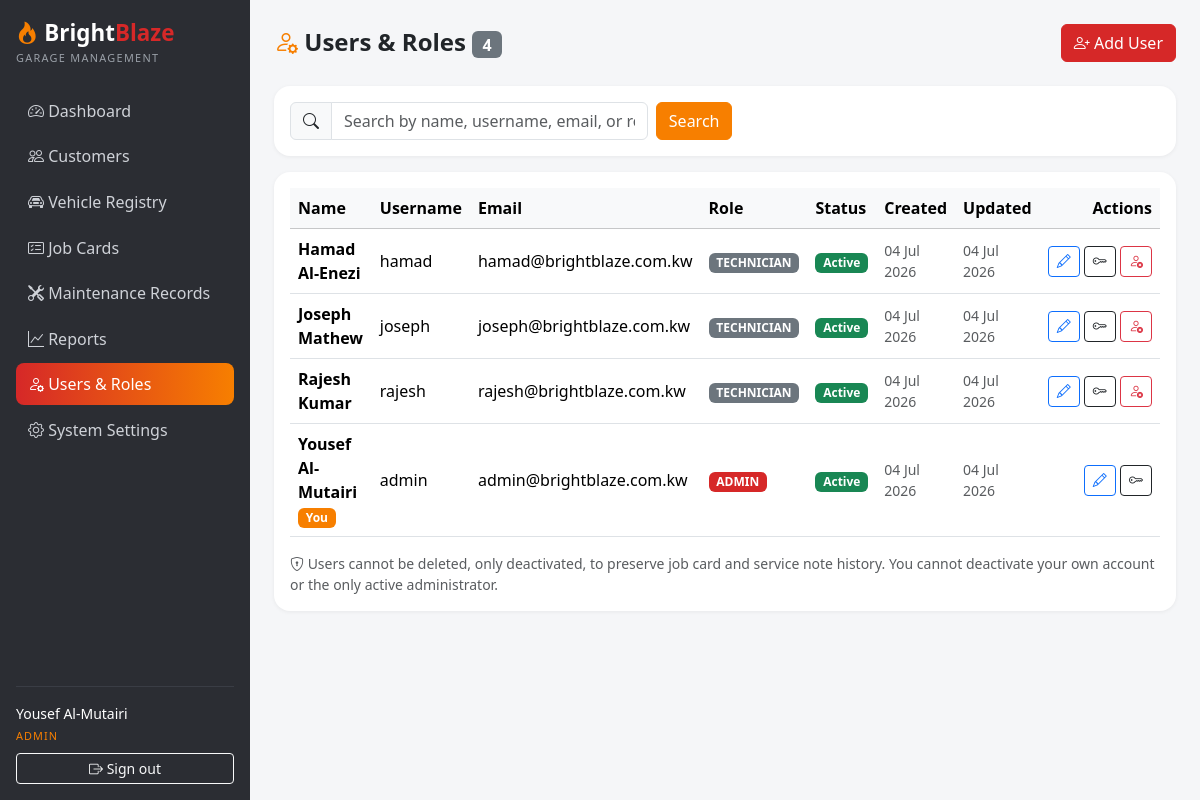
Screenshot of /users/index.php (signed in) with the database file from the repository.
### tables this page shows
CREATE TABLE `users` (
  `id` INT UNSIGNED NOT NULL AUTO_INCREMENT,
  `username` VARCHAR(80) NOT NULL,
  `full_name` VARCHAR(120) NOT NULL,
  `email` VARCHAR(120) DEFAULT NULL,
  `phone` VARCHAR(20) DEFAULT NULL,
  `password_hash` VARCHAR(255) NOT NULL,
  `role_id` INT UNSIGNED NOT NULL,
  `is_active` TINYINT(1) NOT NULL DEFAULT 1,
  `created_at` TIMESTAMP NOT NULL DEFAULT CURRENT_TIMESTAMP,
  `updated_at` TIMESTAMP NOT NULL DEFAULT CURRENT_TIMESTAMP ON UPDATE CURRENT_TIMESTAMP,
  PRIMARY KEY (`id`),
  UNIQUE KEY `uq_users_username` (`username`),
  KEY `idx_users_role` (`role_id`),
  CONSTRAINT `fk_users_role` FOREIGN KEY (`role_id`) REFERENCES `roles` (`id`)
);

CREATE TABLE `roles` (
  `id` INT UNSIGNED NOT NULL AUTO_INCREMENT,
  `name` VARCHAR(50) NOT NULL,
  `created_at` TIMESTAMP NOT NULL DEFAULT CURRENT_TIMESTAMP,
  PRIMARY KEY (`id`),
  UNIQUE KEY `uq_roles_name` (`name`)
);

### config/database.php (called while the page is built, shortened)
<?php
function db(): PDO
{
    static $pdo = null;
    if ($pdo === null) {
        $dsn = 'mysql:host=' . DB_HOST . ';dbname=' . DB_NAME . ';charset=utf8mb4';
        try {
            $pdo = new PDO($dsn, DB_USER, DB_PASS, [
                PDO::ATTR_ERRMODE            => PDO::ERRMODE_EXCEPTION,
                PDO::ATTR_DEFAULT_FETCH_MODE => PDO::FETCH_ASSOC,
                PDO::ATTR_EMULATE_PREPARES   => false,
            ]);
        } catch (PDOException $e) {
            http_response_code(500);
            die('Database connection failed. Check config/database.php and make sure MySQL is running and the brightblaze_garage database is imported.');
        }
    }
    return $pdo;
}

### config/config.php (called while the page is built, shortened)
<?php
require_once __DIR__ . '/database.php';
function base_url(string $path = ''): string
{
    return BASE_URL . ltrim($path, '/');
}

### includes/functions.php (called while the page is built, shortened)
<?php
function e(?string $value): string
{
    return htmlspecialchars((string) $value, ENT_QUOTES, 'UTF-8');
}
function format_date(?string $value, string $format = 'd M Y'): string
{
    return date($format, strtotime($value));
}

### includes/session.php (called while the page is built, shortened)
<?php
require_once __DIR__ . '/functions.php';
function current_user_id(): int
{
    return (int) ($_SESSION['user_id'] ?? 0);
}

### users/index.php (the view, shortened to what this page needs)
<?php
require_once __DIR__ . '/../config/config.php';
require_once __DIR__ . '/../includes/session.php';
require_once __DIR__ . '/../includes/user_helpers.php';
$q = trim($_GET['q'] ?? '');
$sql = 'SELECT u.*, r.name AS role_name FROM users u JOIN roles r ON r.id = u.role_id';
$params = [];
$sql .= ' ORDER BY u.full_name';
$stmt = db()->prepare($sql);
$stmt->execute($params);
$users = $stmt->fetchAll();
$adminCount = active_admin_count();
include __DIR__ . '/../includes/header.php';
?>
<div class="d-flex justify-content-between align-items-center flex-wrap gap-2 mb-4">
  <h4 class="fw-bold mb-0"><i class="bi bi-person-gear bb-text-orange"></i> Users &amp; Roles <span class="badge text-bg-secondary fs-6"><?= count($users) ?></span></h4>
  <a class="btn btn-bb" href="<?= base_url('users/form.php') ?>"><i class="bi bi-person-plus"></i> Add User</a>
</div>
<div class="card mb-3">
  <div class="card-body py-3">
    <form class="row g-2" method="get" action="<?= base_url('users/index.php') ?>">
      <div class="col-md-6 col-lg-5">
        <div class="input-group">
          <span class="input-group-text"><i class="bi bi-search"></i></span>
          <input class="form-control" type="text" name="q" value="<?= e($q) ?>" placeholder="Search by name, username, email, or role">
        </div>
      </div>
      <div class="col-auto">
        <button class="btn btn-bb-orange" type="submit">Search</button>
      </div>
    </form>
  </div>
</div>
<div class="card">
  <div class="card-body">
    <div class="table-responsive">
      <table class="table table-hover align-middle mb-0">
        <thead class="table-light">
          <tr>
            <th>Name</th><th>Username</th><th>Email</th><th>Role</th><th>Status</th>
            <th>Created</th><th>Updated</th><th class="text-end">Actions</th>
          </tr>
        </thead>
        <tbody>
          <?php foreach ($users as $u): ?>
            <?php
            $isSelf = (int) $u['id'] === current_user_id();
            $isLastActiveAdmin = $u['role_name'] === 'admin' && (int) $u['is_active'] === 1 && $adminCount <= 1;
            ?>
            <tr>
              <td class="fw-semibold">
                <?= e($u['full_name']) ?>
                <?php if ($isSelf): ?><span class="badge bg-bb-orange">You</span><?php endif; ?>
              </td>
              <td><?= e($u['username']) ?></td>
              <td><?= e($u['email'] ?? '') ?: '<span class="text-muted">—</span>' ?></td>
              <td><?= role_badge($u['role_name']) ?></td>
              <td><?= active_badge((int) $u['is_active']) ?></td>
              <td class="text-muted small"><?= format_date($u['created_at']) ?></td>
              <td class="text-muted small"><?= format_date($u['updated_at'] ?? null) ?></td>
              <td class="text-end text-nowrap">
                <a class="btn btn-sm btn-outline-primary" href="<?= base_url('users/form.php?id=' . (int) $u['id']) ?>" title="Edit"><i class="bi bi-pencil"></i></a>
                <a class="btn btn-sm btn-outline-dark" href="<?= base_url('users/password.php?id=' . (int) $u['id']) ?>" title="Reset password"><i class="bi bi-key"></i></a>
                <?php if (!$isSelf && !((int) $u['is_active'] === 1 && $isLastActiveAdmin)): ?>
                  <form class="d-inline" method="post" action="<?= base_url('users/status.php') ?>">
                    <?php if ((int) $u['is_active'] === 1): ?>
                      <button class="btn btn-sm btn-outline-danger" type="submit" title="Deactivate"
                              data-confirm="Deactivate <?= e($u['full_name']) ?>? They will no longer be able to sign in.">
                        <i class="bi bi-person-x"></i>
                      </button>
                    <?php endif; ?>
                  </form>
                <?php endif; ?>
              </td>
            </tr>
          <?php endforeach; ?>
        </tbody>
      </table>
    </div>
    <p class="text-muted small mb-0 mt-3">
      <i class="bi bi-shield-lock"></i> Users cannot be deleted, only deactivated, to preserve job card and service note history.
      You cannot deactivate your own account or the only active administrator.
    </p>
  </div>
</div>
<?php include __DIR__ . '/../includes/footer.php'; ?>

### includes/user_helpers.php (shortened to what this page needs)
<?php
function role_badge(string $role): string
{
    $class = $role === 'admin' ? 'bg-bb-red' : 'text-bg-secondary';
    return '<span class="badge ' . $class . ' text-uppercase">' . e($role) . '</span>';
}
function active_badge(int $active): string
{
    return $active
        ? '<span class="badge text-bg-success">Active</span>'
        : '<span class="badge text-bg-secondary">Inactive</span>';
}

### assets/css/style.css (style rules this page uses)
:root { --bb-red: #d62828; --bb-orange: #f77f00; --bb-dark: #2b2d33; --bb-darker: #212226; }
body { background: #f5f6f8; }
.card { border: 0; border-radius: 1rem; box-shadow: 0 1px 4px rgba(0, 0, 0, 0.06); }
.bg-bb-red { background: var(--bb-red); }
.bg-bb-orange { background: var(--bb-orange); }
.bb-text-orange { color: var(--bb-orange); }
.btn-bb { background: var(--bb-red); border-color: var(--bb-red); color: #fff; }
.btn-bb-orange { background: var(--bb-orange); border-color: var(--bb-orange); color: #fff; }

### rows the page displays
users: full_name "Hamad Al-Enezi", username "hamad", email "hamad@brightblaze.com.kw", role.name "TECHNICIAN", is_active "Active", created_at "04 Jul 2026", updated_at "04 Jul 2026"
users: full_name "Joseph Mathew", username "joseph", email "joseph@brightblaze.com.kw", role.name "TECHNICIAN", is_active "Active", created_at "04 Jul 2026", updated_at "04 Jul 2026"
users: full_name "Rajesh Kumar", username "rajesh", email "rajesh@brightblaze.com.kw", role.name "TECHNICIAN", is_active "Active", created_at "04 Jul 2026", updated_at "04 Jul 2026"
users: full_name "Yousef Al-Mutairi", username "admin", email "admin@brightblaze.com.kw", role.name "ADMIN", is_active "Active", created_at "04 Jul 2026", updated_at "04 Jul 2026"

### other values shown
$label "Dashboard Customers Vehicle Registry Job Cards Maintenance Records Reports Users & Roles System Settings"
current_user_name() "Yousef Al-Mutairi"
current_role() "ADMIN"
count($users) "4"
